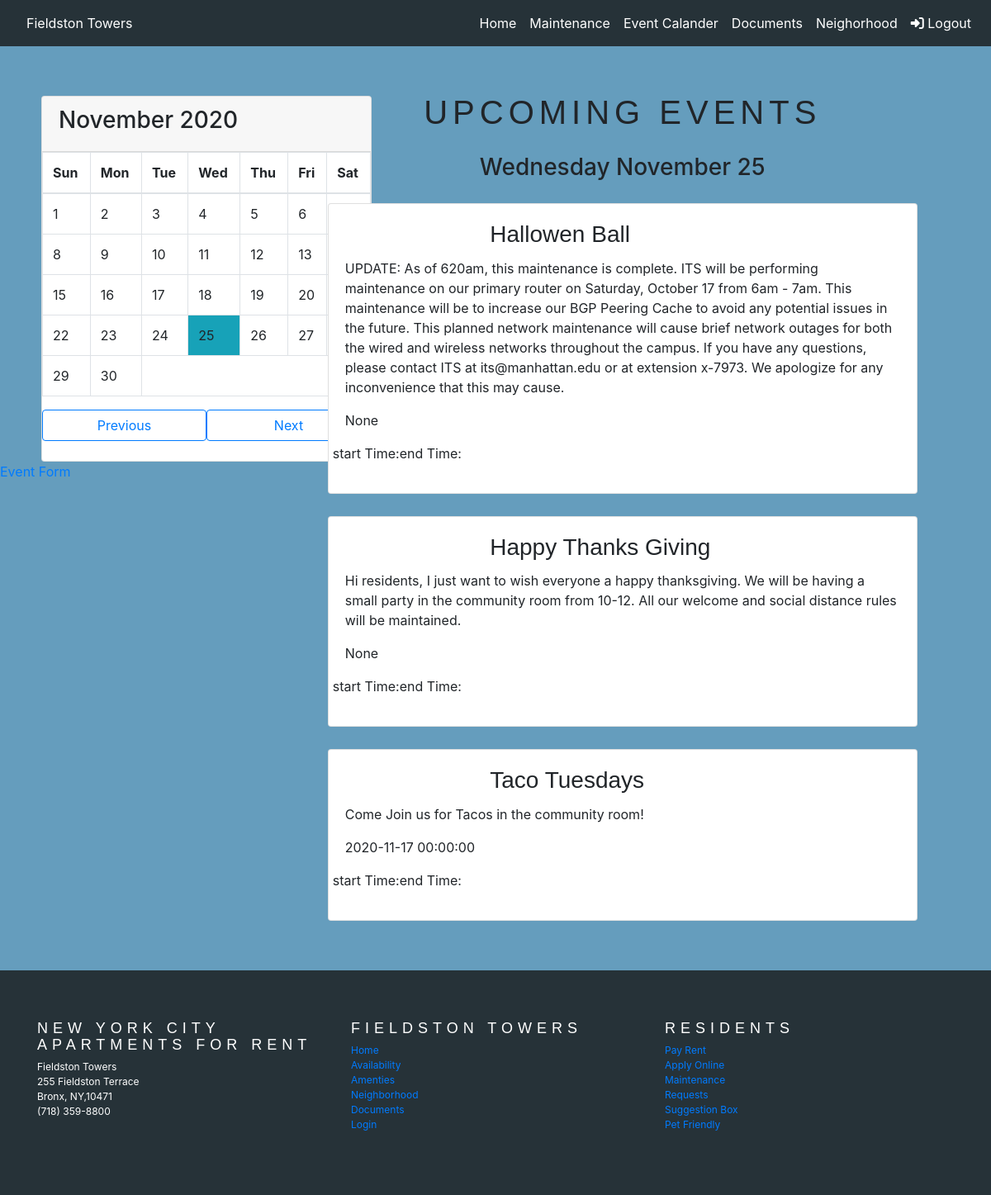
The page /events (signed in) on the database its author committed.
### app/models.py (models this page shows)
class Event(db.Model):
    id = db.Column(db.Integer, primary_key=True)
    title = db.Column(db.String(120))
    dateOfEvent = db.Column(db.DateTime)
    body = db.Column(db.String)
    timestamp = db.Column(db.DateTime, index=True, default=datetime.utcnow())
    author = db.Column(db.String(60))
    user_id = db.Column(db.Integer, db.ForeignKey('user.id'))
    location = db.Column(db.String)
    start= db.Column(db.Time)
    end= db.Column(db.Time)

### app/routes.py (the view)
@app.route('/events')
@login_required
def events():
    events = Event.query.order_by('timestamp').limit(4)
    return render_template('events.html',events=events)

### app/models.py (called while the page is built)
@login.user_loader
def load_user(id):
    return User.query.get(int(id))

### app/templates/events.html (shortened to what this page needs)
{% extends "base.html" %}
{% block custom_styles %}
<link rel="stylesheet" href="{{ url_for('static', filename='css/event.css') }}">
{% endblock %}
{% block content %}
<main class="background-blue">
    <div class="container-fluid topSpace">
        <div class="row">
            <div class="col-md-3">
                <div class="card" id='calendar'>
                    <div class="card-header">
                        <h3 id="monthAndYear"></h3>
                    </div>
                    <table class="table table-bordered table-responsive-sm">
                        <thead>
                        <tr>
                            <th>Sun</th>
                            <th>Mon</th>
                            <th>Tue</th>
                            <th>Wed</th>
                            <th>Thu</th>
                            <th>Fri</th>
                            <th>Sat</th>
                        </tr>
                        </thead>
                        <tbody id="calendar-body">
                        </tbody>
                    </table>
                    <div class="form-inline">
                        <button class="btn btn-outline-primary col-sm-6" id="previous" onclick="previous()">
                            Previous
                        </button>
                        <button class="btn btn-outline-primary col-sm-6" id="next" onclick="next()">Next</button>
                    </div>
                    <br/>
                </div>
                <a href="{{ url_for('event_form') }}">Event Form</a>
            </div>
            <div class="col-md-9">
                <h1 id="eventTitle">Upcoming Events</h1>
                <h3 id="day"></h3>
                {% for event in events %}
                <div class="cardMaintenance">
                    <div class="card">
                        <div class="card-body">
                            <div class="row">
                                <div class="col-3">
                                </div>
                                <div class="col-9">
                                      <h3 class="card-title">{{ event.title }}</h3>
                                </div>
                            </div>
                            <p class="card-text">{{ event.body }}</p>
                            <p>{{ event.dateOfEvent }}</p>
                            <div class="row">
                                <div>
                                    <p>start Time: {{ event.start_at }}</p>
                                </div>
                                <div>
                                   <p>end Time: {{ event.end_at }}</p>
                                </div>
                            </div>
                        </div>
                    </div>
                </div>
                {% endfor %}
            </div>
        </div>
    </div>
</main>
{% endblock %}

### app/static/css/base.css (style rules this page uses)
.topSpace { padding:5% 0; }
.background-blue { background-color: #659dbd; }
.card-title { font-family: Raleway, sans-serif !important; }

### app/static/css/event.css (style rules this page uses)
#calendar { width: 400px; margin-left:50px; }
.cardMaintenance { width: 80%; margin-left: 10%; margin-top: 3%; }
#day { text-align: center; }
#eventTitle { text-align: center; font-family: Raleway, sans-serif; letter-spacing: 6px; font-weight: 400; text-transform: uppercase; line-height: 40px; margin-bottom: 30px; }

### rows shown on the page
Event: title "Hallowen Ball", body "UPDATE: As of 620am, this maintenance is complete. ITS will be performing maintenance on our primary router on Saturday, October 17 from 6am - 7am. This maintenance will be to increase our BGP Peering Cache to avoid any potential issues in the future. This planned network maintenance will cause brief network outages for both the wired and wireless networks throughout the campus. If you have any questions, please contact ITS at its@manhattan.edu or at extension x-7973. We apologize for any inconvenience that this may cause.", dateOfEvent "None"
Event: title "Happy Thanks Giving", body "Hi residents, I just want to wish everyone a happy thanksgiving. We will be having a small party in the community room from 10-12. All our welcome and social distance rules will be maintained.", dateOfEvent "None"
Event: title "Taco Tuesdays", body "Come Join us for Tacos in the community room!", dateOfEvent "2020-11-17 00:00:00"
